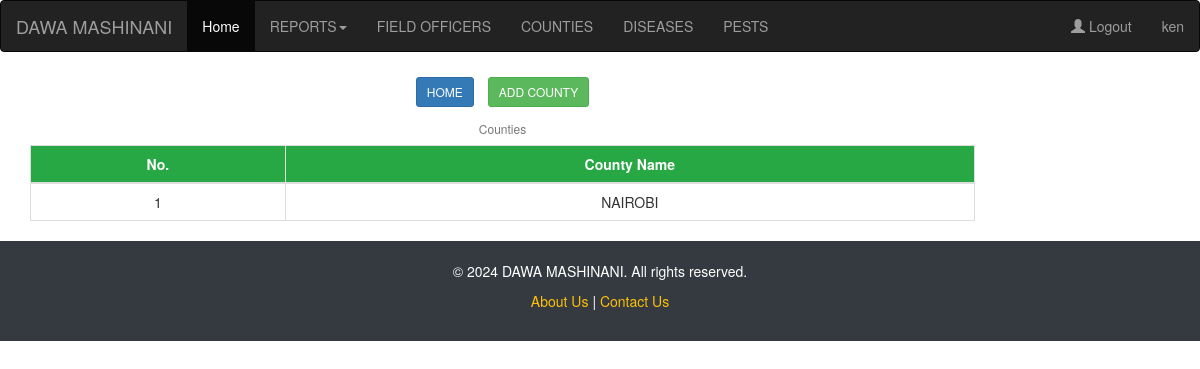
/searchCounty/ (signed in), run on the app's committed database.
### login_app/models.py (models this page shows)
class CustomUser(AbstractUser):
    email = models.EmailField(unique=True)
    phone_number = models.CharField(max_length=15)
    role = models.CharField(max_length=20)  # Assuming roles like 'admin', 'user', etc.
    username = models.CharField(max_length=100, unique=True)
    password = models.CharField(max_length=100)

### counties_app/models.py (models this page shows)
class Counties(models.Model):
    county_name = models.CharField(max_length=200, unique=True)
    created_at = models.DateTimeField(auto_now_add=True)
    updated_at = models.DateTimeField(auto_now=True)

### counties_app/views.py (the view)
# urls.py: path('searchCounty/', views.retrieve_county, name='retrieve_county'),
@never_cache
@login_required
def retrieve_county(request):
    cty=Counties.objects.all().order_by('county_name').values()
    return render(request, 'searchCounty.html', {'counties': cty})

### counties_app/templates/searchCounty.html (shortened to what this page needs)
{%extends 'base.layout.html'%}
{% block content %}
<nav class="navbar navbar-inverse">
    <div class="container-fluid">
      <div class="navbar-header">
        <a class="navbar-brand" href="#">DAWA MASHINANI</a>
      </div>
      <ul class="nav navbar-nav">
        <li class="active"><a href="#">Home</a></li>
        <li class="dropdown"><a class="dropdown-toggle" data-toggle="dropdown" href="#">REPORTS<span class="caret"></span></a>
        </li>
        <li><a href="{% url 'retrieve_field_officer' %}">FIELD OFFICERS</a></li>
        <li><a href="{% url 'retrieve_county' %}">COUNTIES</a></li>
        <li><a href="{% url 'retrieve_disease' %}">DISEASES</a></li>
        <li><a href="{% url 'retrieve_pest' %}">PESTS</a></li>
      </ul>
      <ul class="nav navbar-nav navbar-right">
        <li> <a href="{% url 'logout' %}"> <span class="glyphicon glyphicon-user"></span> Logout</a> </li>
        <li><a href="#"> {{user.username}}</a></li>
      </ul>
    </div>
  </nav>
    <div class="container mt-5">
        <div class="row justify-content-center">
            <div class="col-lg-10">
                <div class="card">
                    <div class="card-body text-center">
                        <div class="mb-3">
                            <a href="{% url 'adminPage' %}" class="btn btn-primary btn-sm btn-custom">HOME</a>
                            <a href="{% url 'create_county' %}" class="btn btn-success btn-sm btn-custom">ADD COUNTY</a>
                        </div>
                        <h6 class="text-muted font-italic">Counties</h6>
                        <div class="table-responsive">
                            <table class="table table-bordered table-hover">
                                <thead>
                                    <tr>
                                        <th>No.</th>
                                        <th>County Name</th>
                                    </tr>
                                </thead>
                                <tbody>
                                    {% for cty in counties %}
                                    <tr>
                                        <td>{{cty.id}}</td>
                                        <td>{{cty.county_name}}</td>
                                    </tr>
                                    {% endfor %}
                                </tbody>
                            </table>
                        </div>
                    </div>
                </div>
            </div>
        </div>
    </div>
{% endblock %}

### counties_app/templates/base.layout.html (style rules this page uses)
table { border-collapse: collapse; width: 100%; }
th, td { text-align: center; padding: 12px; }
th { background-color: #28a745; color: white; }
.btn-custom { margin: 5px; }

### data on the page
CustomUser: username "ken"
Counties: id "1", county_name "NAIROBI"
